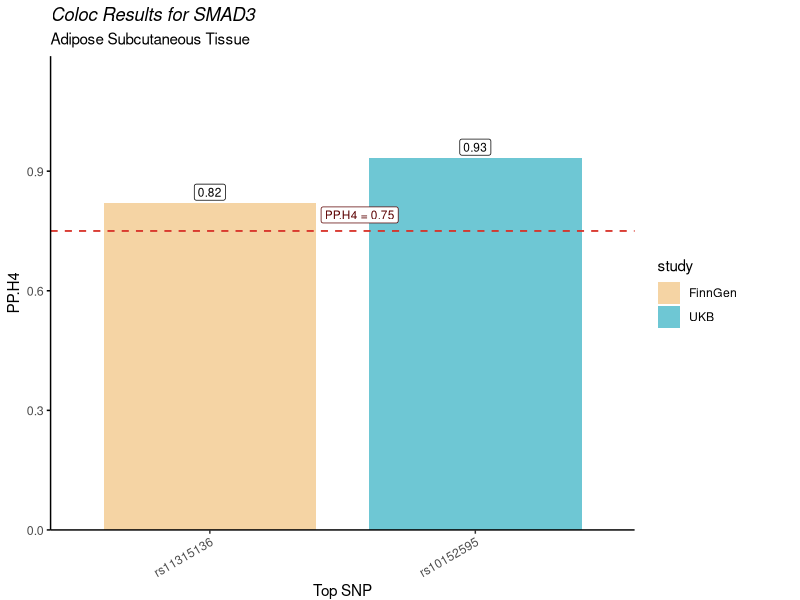

Reproduce this figure in R.
library(dplyr)
library(ggplot2)
library(patchwork)  # for combining two plots

# 1) Read the CSV file for coloc results
coloc_data <- data.frame(
  gene = c("SMAD3", "SMAD3"),
  nsnps = c(155, 159),
  pph0 = c(7.32E-07, 3.37E-05),
  pph1 = c(3.66E-05, 8.08E-05),
  pph2 = c(0.001351143, 0.053496489),
  pph3 = c(0.066666453, 0.127406704),
  PP.H4 = c(0.931945075, 0.818982271),  # Changed name to PP.H4
  top_snp = c("rs10152595", "rs11315136"),
  top_snp_pph4 = c(0.219805296, 0.056452099),
  study = c("UKB", "FinnGen"),
  tissue = c("Adipose Subcutaneous", "Adipose Subcutaneous")  # Added tissue column
)

# 2) Transform the data for visualization
coloc_data <- coloc_data %>%
  mutate(
    rank = rank(-PP.H4),    # Rank the data based on PP.H4 for ordering
    highlight = case_when(
      rank == 1 ~ "top1",
      rank == 2 ~ "top2",
      TRUE ~ "other"
    )
  )

# 3) Plot the coloc results with tissue and study color differentiation
p_coloc <- ggplot(coloc_data, aes(x = reorder(top_snp, PP.H4), y = PP.H4, fill = study)) +
  geom_col(width = 0.8) +
  geom_label(aes(label = round(PP.H4, 2)),
             fill = "white", color = "black", 
             linewidth = 0.25, size = 3, vjust = -0.2) +
  scale_fill_manual(values = c("UKB" = "#6EC7D4", "FinnGen" = "#F5D4A4")) +  # Different colors for studies
  geom_hline(yintercept = 0.75, linetype = "dashed", color = "#d73027", linewidth = 0.6) +  # Changed threshold to 0.75
  annotate("label", x = 2, y = 0.75 + 0.02, label = "PP.H4 = 0.75", hjust = 2, vjust = 0, size = 3, color = "#5b0000") +
  scale_y_continuous(expand = expansion(mult = c(0, 0.05))) +
  labs(title = "Coloc Results for SMAD3", x = "Top SNP", y = "PP.H4", subtitle = "Adipose Subcutaneous Tissue") +
  scale_x_discrete(position = "bottom") +
  coord_cartesian(ylim = c(0, max(coloc_data$PP.H4) + 0.2), clip = "off") +
  theme_classic() +
  theme(
    plot.title = element_text(face = "italic", hjust = 0),
    axis.text.x.bottom = element_text(angle = 30, hjust = 1, vjust = 1),
    axis.text.y = element_text(size = 9),
    axis.ticks.y = element_line(color = "black"),
    plot.margin = margin(t = 5, r = 40, b = 0, l = 5)
  )

# 4) Save the plot
ggsave("SMAD3_coloc_results_with_tissue_and_study_threshold_0.75.png", p_coloc, width = 6, height = 4, dpi = 300)
